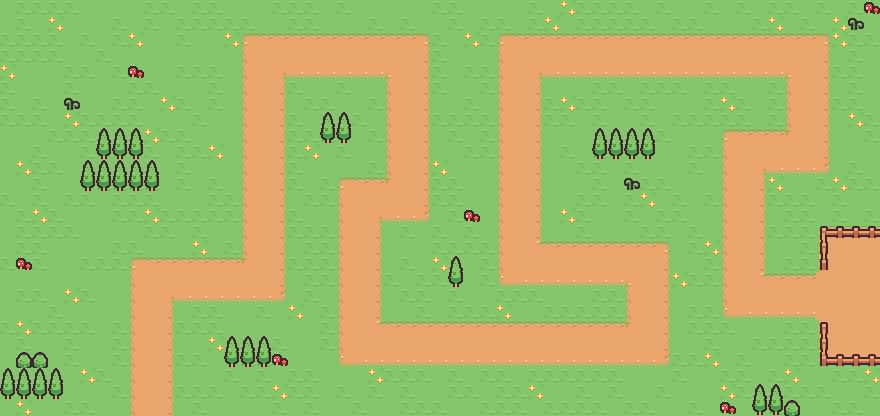

A 2D game scene composited from a Tiled map and its tileset images. What follows is a short description and the map's XML, with each tile layer's data collapsed to a summary:
An orthogonal 55x26 tile map with 16x16 px tiles, 2 tile layers (Ground-n-Paths, Decoration).

<map version="1.10" tiledversion="1.10.2" orientation="orthogonal" renderorder="right-down" width="55" height="26" tilewidth="16" tileheight="16" infinite="0" nextlayerid="7" nextobjectid="1">
 <editorsettings>
  <export target="Level.tmj" format="json" />
 </editorsettings>
 <tileset firstgid="1" name="tilemap-town_packed" tilewidth="16" tileheight="16" tilecount="132" columns="12">
  <image source="tilemap-town_packed.png" width="192" height="176" />
  <tile id="0">
   <properties>
    <property name="tp" type="bool" value="true" />
   </properties>
  </tile>
  <tile id="1">
   <properties>
    <property name="tp" type="bool" value="true" />
   </properties>
  </tile>
  <tile id="2">
   <properties>
    <property name="tp" type="bool" value="true" />
   </properties>
  </tile>
  <tile id="3">
   <properties>
    <property name="here" type="bool" value="true" />
   </properties>
  </tile>
  <tile id="4">
   <properties>
    <property name="here" type="bool" value="true" />
   </properties>
  </tile>
  <tile id="5">
   <properties>
    <property name="here" type="bool" value="true" />
   </properties>
  </tile>
  <tile id="6">
   <properties>
    <property name="here" type="bool" value="true" />
   </properties>
  </tile>
  <tile id="7">
   <properties>
    <property name="here" type="bool" value="true" />
   </properties>
  </tile>
  <tile id="8">
   <properties>
    <property name="here" type="bool" value="true" />
   </properties>
  </tile>
  <tile id="9">
   <properties>
    <property name="here" type="bool" value="true" />
   </properties>
  </tile>
  <tile id="10">
   <properties>
    <property name="here" type="bool" value="true" />
   </properties>
  </tile>
  <tile id="11">
   <properties>
    <property name="here" type="bool" value="true" />
   </properties>
  </tile>
  <tile id="12">
   <properties>
    <property name="path" type="bool" value="true" />
   </properties>
  </tile>
  <tile id="13">
   <properties>
    <property name="path" type="bool" value="true" />
   </properties>
  </tile>
  <tile id="14">
   <properties>
    <property name="path" type="bool" value="true" />
   </properties>
  </tile>
  <tile id="15">
   <properties>
    <property name="here" type="bool" value="true" />
   </properties>
  </tile>
  <tile id="16">
   <properties>
    <property name="here" type="bool" value="true" />
   </properties>
  </tile>
  <tile id="17">
   <properties>
    <property name="here" type="bool" value="true" />
   </properties>
  </tile>
  <tile id="18">
   <properties>
    <property name="here" type="bool" value="true" />
   </properties>
  </tile>
  <tile id="19">
   <properties>
    <property name="here" type="bool" value="true" />
   </properties>
  </tile>
  <tile id="20">
   <properties>
    <property name="here" type="bool" value="true" />
   </properties>
  </tile>
  <tile id="21">
   <properties>
    <property name="here" type="bool" value="true" />
   </properties>
  </tile>
  <tile id="22">
   <properties>
    <property name="here" type="bool" value="true" />
   </properties>
  </tile>
  <tile id="23">
   <properties>
    <property name="here" type="bool" value="true" />
   </properties>
  </tile>
  <tile id="24">
   <properties>
    <property name="path" type="bool" value="true" />
   </properties>
  </tile>
  <tile id="25">
   <properties>
    <property name="path" type="bool" value="true" />
   </properties>
  </tile>
  <tile id="26">
   <properties>
    <property name="path" type="bool" value="true" />
   </properties>
  </tile>
  <tile id="27">
   <properties>
    <property name="here" type="bool" value="true" />
   </properties>
  </tile>
  <tile id="28">
   <properties>
    <property name="here" type="bool" value="true" />
   </properties>
  </tile>
  <tile id="29">
   <properties>
    <property name="here" type="bool" value="true" />
   </properties>
  </tile>
  <tile id="30">
   <properties>
    <property name="here" type="bool" value="true" />
   </properties>
  </tile>
  <tile id="31">
   <properties>
    <property name="here" type="bool" value="true" />
   </properties>
  </tile>
  <tile id="32">
   <properties>
    <property name="here" type="bool" value="true" />
   </properties>
  </tile>
  <tile id="33">
   <properties>
    <property name="here" type="bool" value="true" />
   </properties>
  </tile>
  <tile id="34">
   <properties>
    <property name="here" type="bool" value="true" />
   </properties>
  </tile>
  <tile id="35">
   <properties>
    <property name="here" type="bool" value="true" />
   </properties>
  </tile>
  <tile id="36">
   <properties>
    <property name="path" type="bool" value="true" />
   </properties>
  </tile>
  <tile id="37">
   <properties>
    <property name="path" type="bool" value="true" />
   </properties>
  </tile>
  <tile id="38">
   <properties>
    <property name="path" type="bool" value="true" />
   </properties>
  </tile>
 </tileset>
 <layer id="2" name="Ground-n-Paths" width="55" height="26">
  <data>[1430 cells, 1430 non-empty, 16 distinct tile ids]</data>
 </layer>
 <layer id="3" name="Decoration" width="55" height="26">
  <data>[1430 cells, 72 non-empty, 11 distinct tile ids]</data>
 </layer>
</map>
